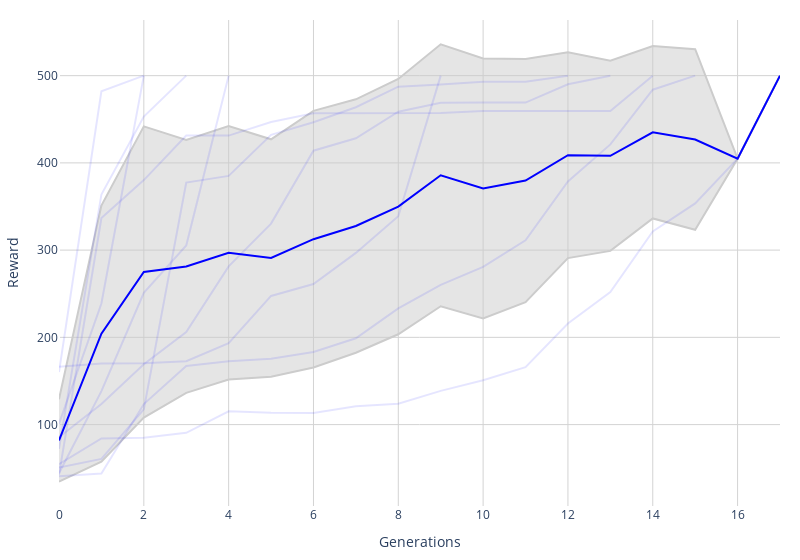

Notebook source saved alongside this figure:
### Code cell
fig = get_fig(ea_df, x_column="generation", xlabel="Generations")
fig.show()

### Figure 1 — Plotly figure (JSON) as saved in the notebook; plotly's stock layout.template omitted (floating-point values rounded to 4 significant figures)
{"data": [{"line": {"color": "#cccccc"}, "mode": "lines", "showlegend": false, "type": "scatter", "x": [0, 1, 2, 3, 4, 5, 6, 7, 8, 9, 10, 11, 12, 13, 14, 15, 16, 17], "y": [129.1, 351.1, 441.9, 426.3, 442.2, 427.0, 459.6, 472.9, 496.1, 535.9, 519.8, 519.1, 526.8, 517.2, 533.9, 530.3, 404.8, 500]}, {"fill": "tonexty", "line": {"color": "#cccccc"}, "mode": "lines", "showlegend": false, "type": "scatter", "x": [0, 1, 2, 3, 4, 5, 6, 7, 8, 9, 10, 11, 12, 13, 14, 15, 16, 17], "y": [34.54, 57.39, 108.1, 136.4, 151.8, 155.0, 165.5, 182.4, 203.6, 235.7, 221.6, 240.4, 290.9, 299.1, 336.3, 323.3, 404.8, 500]}, {"line": {"color": "#0000ff"}, "mode": "lines", "showlegend": false, "type": "scatter", "x": [0, 1, 2, 3, 4, 5, 6, 7, 8, 9, 10, 11, 12, 13, 14, 15, 16, 17], "y": [81.82, 204.2, 275.0, 281.3, 297.0, 291, 312.6, 327.6, 349.8, 385.8, 370.7, 379.8, 408.8, 408.1, 435.1, 426.8, 404.8, 500]}, {"line": {"color": "#0000ff"}, "mode": "lines", "opacity": 0.1, "showlegend": false, "type": "scatter", "x": [0, 1, 2, 3, 4, 5, 6, 7, 8, 9, 10, 11, 12, 13, 14], "y": [42.4, 336.8, 380.3, 431.3, 431.3, 446.9, 456.9, 456.9, 457.1, 457.1, 459.5, 459.5, 459.5, 459.5, 500]}, {"line": {"color": "#0000ff"}, "mode": "lines", "opacity": 0.1, "showlegend": false, "type": "scatter", "x": [0, 1, 2, 3, 4, 5, 6, 7, 8, 9, 10, 11, 12], "y": [50.8, 60.7, 117.5, 377.5, 385.1, 432.2, 446.6, 463.8, 487.4, 489.8, 493.1, 493.1, 500]}, {"line": {"color": "#0000ff"}, "mode": "lines", "opacity": 0.1, "showlegend": false, "type": "scatter", "x": [0, 1, 2, 3, 4, 5, 6, 7, 8, 9], "y": [166.3, 169.9, 170.4, 172.6, 193.2, 247.5, 261.2, 296.8, 338.8, 500]}, {"line": {"color": "#0000ff"}, "mode": "lines", "opacity": 0.1, "showlegend": false, "type": "scatter", "x": [0, 1, 2, 3, 4], "y": [44.2, 138.4, 251.1, 305.4, 500]}, {"line": {"color": "#0000ff"}, "mode": "lines", "opacity": 0.1, "showlegend": false, "type": "scatter", "x": [0, 1, 2, 3, 4, 5, 6, 7, 8, 9, 10, 11, 12, 13, 14, 15, 16, 17], "y": [54.7, 84.2, 84.8, 90.6, 115.3, 113.6, 113.4, 121.1, 123.9, 138.7, 150.9, 165.8, 215.8, 251.9, 321.4, 353.6, 404.8, 500]}, {"line": {"color": "#0000ff"}, "mode": "lines", "opacity": 0.1, "showlegend": false, "type": "scatter", "x": [0, 1, 2, 3, 4, 5, 6, 7, 8, 9, 10, 11, 12, 13, 14, 15], "y": [40.8, 44, 123.5, 167.2, 172.6, 175.4, 183.2, 199, 233.3, 260.2, 280.8, 311.3, 378.8, 421.2, 483.9, 500]}, {"line": {"color": "#0000ff"}, "mode": "lines", "opacity": 0.1, "showlegend": false, "type": "scatter", "x": [0, 1, 2, 3], "y": [72.3, 363.8, 453.1, 500]}, {"line": {"color": "#0000ff"}, "mode": "lines", "opacity": 0.1, "showlegend": false, "type": "scatter", "x": [0, 1, 2], "y": [101, 238.8, 500]}, {"line": {"color": "#0000ff"}, "mode": "lines", "opacity": 0.1, "showlegend": false, "type": "scatter", "x": [0, 1, 2, 3, 4, 5, 6, 7, 8, 9, 10, 11, 12, 13], "y": [85.4, 123.7, 169.1, 206.1, 281.4, 330.4, 414, 428.2, 458.6, 469, 469.1, 469.1, 490.1, 500]}, {"line": {"color": "#0000ff"}, "mode": "lines", "opacity": 0.1, "showlegend": false, "type": "scatter", "x": [0, 1, 2], "y": [160.3, 482, 500]}], "layout": {"margin": {"b": 20, "l": 20, "r": 20, "t": 20}, "plot_bgcolor": "white", "width": 800, "xaxis": {"gridcolor": "lightgrey", "title": {"text": "Generations"}}, "yaxis": {"gridcolor": "lightgrey", "title": {"text": "Reward"}}}}
